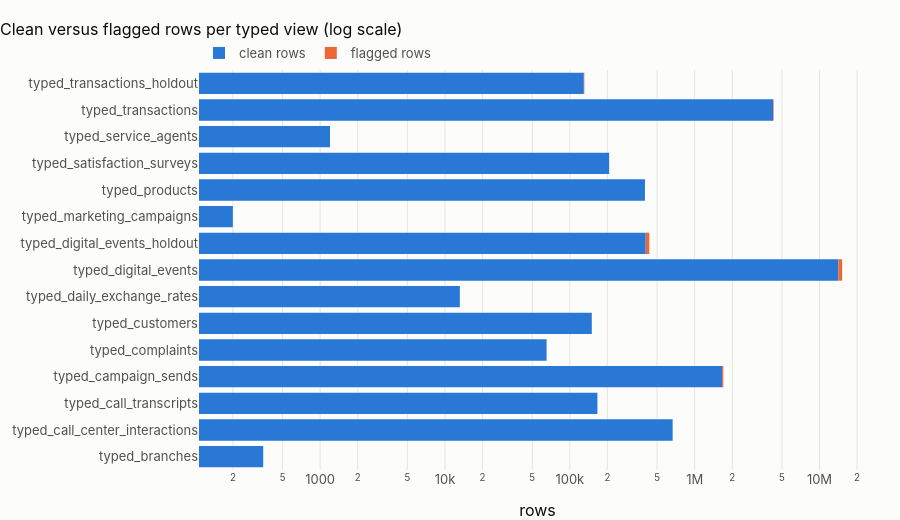

Notebook source saved alongside this figure:
### Code cell
fig = px.bar(
    surv.melt(
        id_vars="typed view",
        value_vars=["clean rows", "flagged rows"],
        var_name="state",
        value_name="rows",
    ),
    y="typed view",
    x="rows",
    color="state",
    orientation="h",
    log_x=True,
    title="Clean versus flagged rows per typed view (log scale)",
)
fig.update_layout(height=520, yaxis_title=None, legend_title=None)
fig.show()

### Figure 1 — Plotly figure (JSON) as saved in the notebook; plotly's stock layout.template omitted (floating-point values rounded to 4 significant figures)
{"data": [{"hovertemplate": "state=clean rows<br>rows=%{x}<br>typed view=%{y}<extra></extra>", "legendgroup": "clean rows", "marker": {"color": "#2a78d6", "pattern": {"shape": ""}}, "name": "clean rows", "orientation": "h", "showlegend": true, "textposition": "auto", "type": "bar", "x": [350, 666619, 166411, 1659201, 65191, 150000, 13164, 14177059, 405761, 200, 400000, 206660, 1200, 4254962, 129531], "xaxis": "x", "y": ["typed_branches", "typed_call_center_interactions", "typed_call_transcripts", "typed_campaign_sends", "typed_complaints", "typed_customers", "typed_daily_exchange_rates", "typed_digital_events", "typed_digital_events_holdout", "typed_marketing_campaigns", "typed_products", "typed_satisfaction_surveys", "typed_service_agents", "typed_transactions", "typed_transactions_holdout"], "yaxis": "y"}, {"hovertemplate": "state=flagged rows<br>rows=%{x}<br>typed view=%{y}<extra></extra>", "legendgroup": "flagged rows", "marker": {"color": "#eb6834", "pattern": {"shape": ""}}, "name": "flagged rows", "orientation": "h", "showlegend": true, "textposition": "auto", "type": "bar", "x": [0, 0, 0, 38142, 0, 0, 0, 1010493, 27681, 0, 0, 0, 0, 39356, 1159], "xaxis": "x", "y": ["typed_branches", "typed_call_center_interactions", "typed_call_transcripts", "typed_campaign_sends", "typed_complaints", "typed_customers", "typed_daily_exchange_rates", "typed_digital_events", "typed_digital_events_holdout", "typed_marketing_campaigns", "typed_products", "typed_satisfaction_surveys", "typed_service_agents", "typed_transactions", "typed_transactions_holdout"], "yaxis": "y"}], "layout": {"barmode": "relative", "height": 520, "legend": {"title": {}, "tracegroupgap": 0}, "title": {"text": "Clean versus flagged rows per typed view (log scale)"}, "xaxis": {"anchor": "y", "domain": [0.0, 1.0], "title": {"text": "rows"}, "type": "log"}, "yaxis": {"anchor": "x", "domain": [0.0, 1.0], "title": {}}}}
